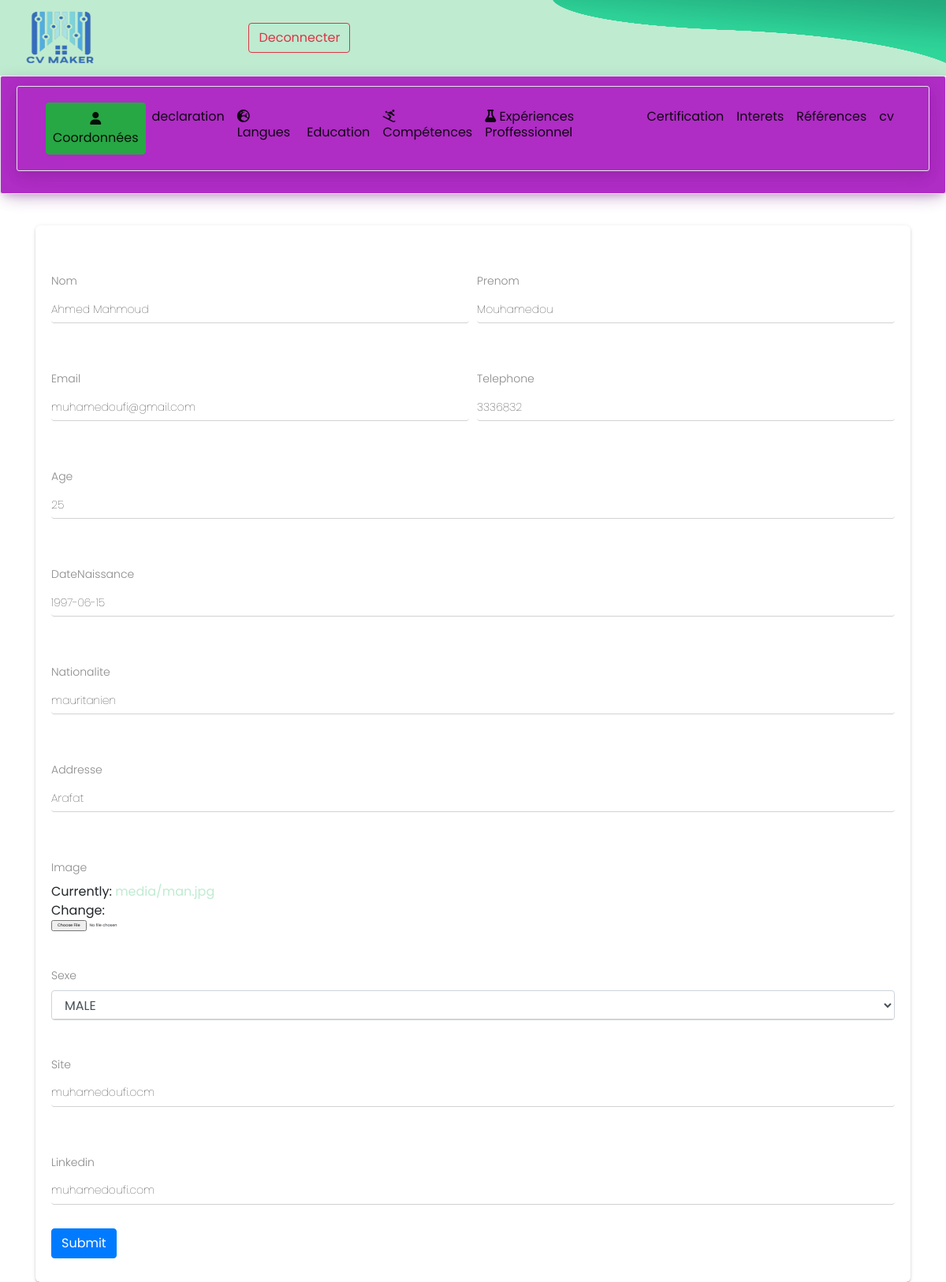
Page /candidat/create/ (signed in) on the committed database.
### candidat/models.py (models this page shows, shortened)
class Candidat(models.Model) :
    sexe = (
        ('FEMELLE','FEMELLE'),
        ('MALE','MALE')
    )
    prenom = models.CharField(max_length=100,null=True)
    nom = models.CharField(max_length=100 ,null= True)
    Email = models.EmailField(null= True)
    Telephone = models.CharField(max_length=100,null= True)
    age = models.IntegerField(null= True)
    dateNaissance = models.DateField(null= True)
    lieuNaissance = models.CharField(max_length=100, null=True)
    Nationalite = models.CharField(max_length=100,null=True)
    Addresse = models.CharField(max_length=100,null=True)
    Image = models.ImageField(null=True,upload_to='media')
    Telephone = models.CharField(max_length=100,null=True)
    sexe= models.CharField(max_length=120,null=True,choices=sexe)
    site = models.CharField(max_length=100,null=True)
    linkedin = models.CharField(max_length=100,null=True)
    user = models.OneToOneField(User, primary_key=True,on_delete=models.CASCADE,unique=True,related_name="candidat")

### candidat/views.py (the view, shortened to what this page needs)
# urls.py: path('create/',views.create,name="coordonnées"),
def create(request):
    candidat = request.user
    can =Candidat.objects.get(user=candidat)
    form=CandidatForm(instance = can) #
    context={'form':form}
    return render(request, 'pages/candid_form.html',context)

### candidat/forms.py
class CandidatForm(ModelForm):
    class Meta:
        model=Candidat
        fields="__all__"
        exclude = ["user"]
    def __init__(self, *args, **kwargs):
        super(CandidatForm, self).__init__(*args, **kwargs)
        for key in self.fields:
          self.fields[key].required = False

### candidat/templates/pages/candid_form.html (shortened to what this page needs)
{% load static %}
{% load crispy_forms_tags%}
<!doctype html>
<html lang="en">
  <head>
    <link rel="stylesheet" href="{% static 'home/css/formstyle.css'%}">
    <link href="{% static 'home/css/all.css' %}" rel="stylesheet">
    <link rel="stylesheet" href="{% static 'home/css/bootstrap.min.css' %}">
  </head>
  <body>
    <img class="wavet" src="{% static '/images/wavet.png' %}" width="500" height="80" >
    {% include "pages/navbar.html" %}
    <div class="container">
      <form action ="" enctype="multipart/form-data" method="post">
        <div class="form-row">
          <div class="form-group col-md-6 mb-0">
            {{ form.nom|as_crispy_field }}
          </div>
          <div class="form-group col-md-6 mb-0">
            {{ form.prenom|as_crispy_field }}
          </div>
        </div>
        <div class="form-row">
          <div class="form-group col-md-6 mb-0">
            {{form.Email|as_crispy_field}}
          </div>
          <div class="form-group col-md-6 mb-0">
            {{form.Telephone|as_crispy_field}}
          </div>
        </div>
         {{form.age|as_crispy_field}}
         {{form.dateNaissance|as_crispy_field}}
         {{form.Nationalite|as_crispy_field}}
         {{form.Addresse|as_crispy_field}}
         {{form.Image|as_crispy_field}}
         {{form.sexe|as_crispy_field}}
         {{form.site|as_crispy_field}}
         {{form.linkedin|as_crispy_field}}
        <button type="submit" class="btn btn-primary">Submit</button>
      </form>
    </div>
</body>
</html>

### static/home/formstyle.css (style rules this page uses)
form { background: #fff; padding: 30px 20px; position: relative; width: 100%; margin-top: 40px; border-radius: 6px; box-shadow: 0 2px 2px 0 rgba(0, 0, 0, 0.14), 0 3px 1px -2px rgba(0, 0, 0, 0.2), 0 1px 5px 0 rgba(0, 0, 0, 0.12); }
.form-control { position: relative; z-index: 2; margin: 0; width: 100%; height: 41px; display: block; border: none; color: #898989; padding: 10px 0; will-change: background-position; transition: all .3s cubic-bezier(.64, .09, .08, 1); background: linear-gradient(to bottom, rgba(255, 255, 255, 0) 97%, #d2d2d2 97%); background-position: -100%; background-size: 100%; background-repeat: no-repeat; font-size: 14px; font-weight: 100; -webkit-box-shadow: inset 0 0px 0px rgba(0, 0, 0, .075); }
label { color: #898989; font-size: 14px; font-weight: 300; transition: all .3s cubic-bezier(.64, .09, .08, 1); margin: 30px 0 30px; display: inline-block }
input[type=email], input[type=text], input[type=datepicker], input[type=textarea], input[type=password], input[type=number] { position: relative; z-index: 2; margin-bottom: 30px; width: 100%; display: block; border: none; padding: 10px 0; border-bottom: solid 1px #d2d2d2; will-change: background-position; transition: all .3s cubic-bezier(.64, .09, .08, 1); background: linear-gradient(to bottom, rgba(255, 255, 255, 0) 96%, #9c27b0 96%); background-position: -1920px 0; background-size: 100%; background-repeat: no-repeat; color: #000; font-size: 14px; font-weight: 100; }
input[type=file] { font-size: 5px; }

### candidat/templates/pages/candid_form.html (style rules this page uses)
body { font-family: 'Poppins', sans-serif; }
[type=button]:not(:disabled), [type=reset]:not(:disabled), [type=submit]:not(:disabled), button:not(:disabled) { cursor: pointer; }
.wavet { position: fixed; top:0; float:right; right: 0; z-index: 1000; }
a { color:#bfebd1; }

### rows in the picture
Candidat: nom "Ahmed Mahmoud", prenom "Mouhamedou", Email "muhamedoufi@gmail.com", Telephone "3336832", age "25", dateNaissance "1997-06-15", Nationalite "mauritanien", Addresse "Arafat", sexe "MALE", site "muhamedoufi.ocm", linkedin "muhamedoufi.com"
